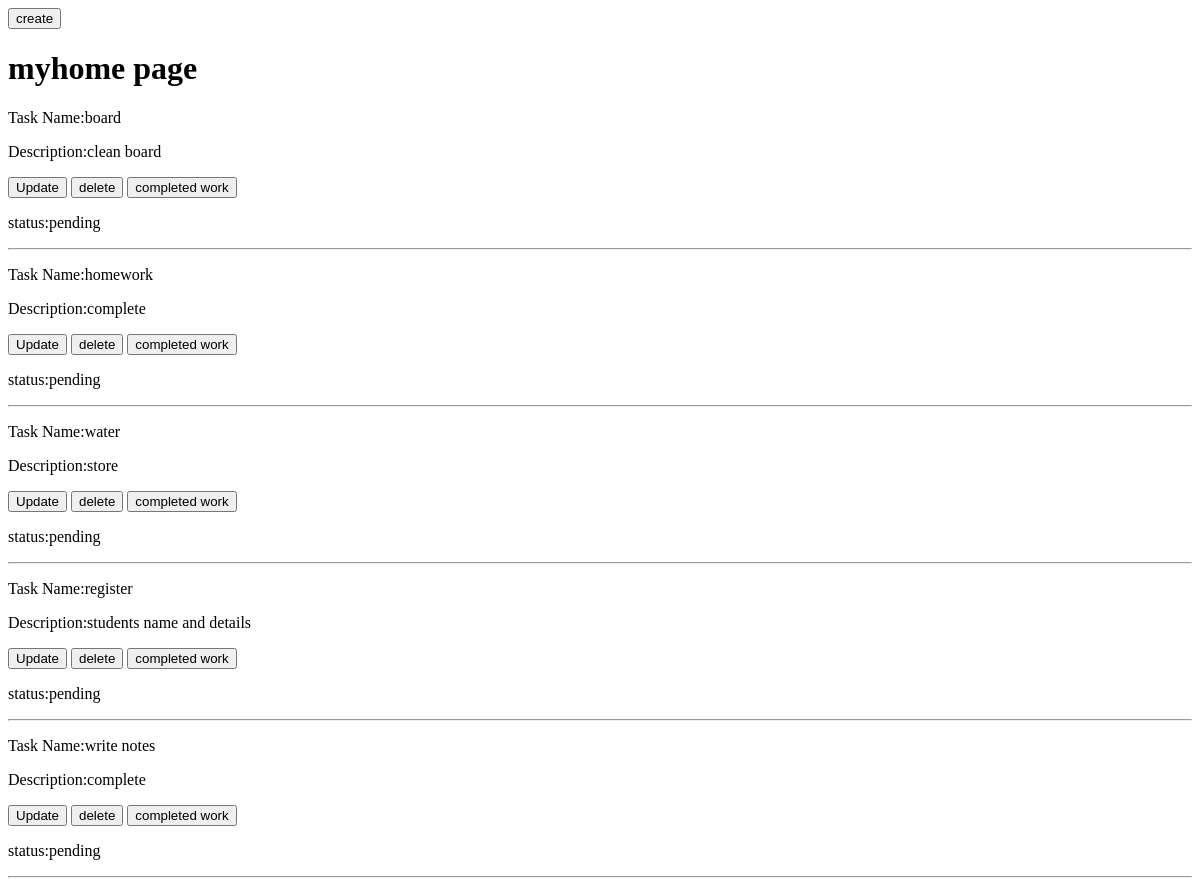
The app's page /, older data.
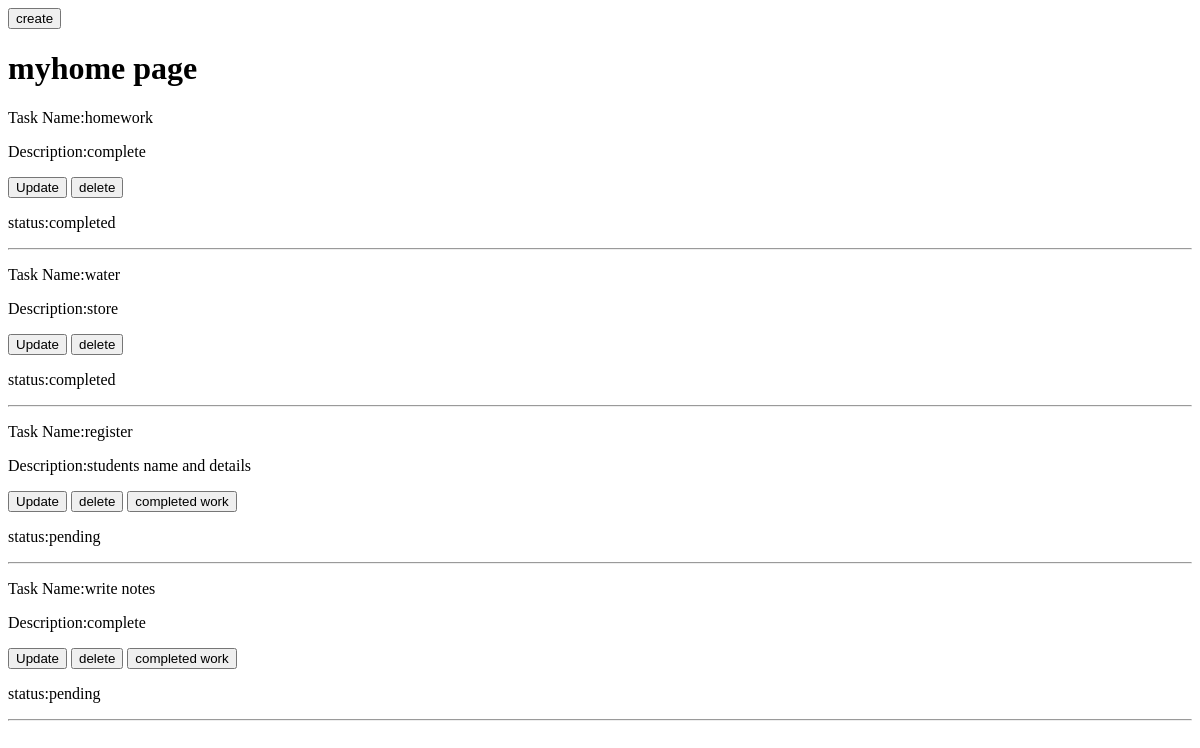
The same page, newer data.
### myapp/models.py (models this page shows, shortened)
class TaskList(models.Model):
    name = models.CharField(max_length=100)
    description = models.TextField()
    status = models.CharField(max_length=100,default="pending")

### myapp/views.py (the view)
# urls.py: 2. Add a URL to urlpatterns:  path('', views.home, name='home')
def home(request):
    data = TaskList.objects.all()
    return render(request,"home.html",{"dts":data})

### templates/home.html (shortened to what this page needs)
<!DOCTYPE html>
<html lang="en">
<head>
</head>
<body>
    <a href="create/"><button>create</button></a>
    <h1>myhome page</h1>
    {% for i in dts %}
    <p>Task Name:{{ i.name }}</p>
    <p>Description:{{ i.description }}</p>
    <a href="update/{{i.id}}/"><button>Update</button></a>
    <a href="delete/{{i.id}}/"><button>delete</button></a>
    {% if i.status == "pending" %}
    <a href="completedwork/{{i.id}}/"><button>completed work</button></a>
    {% endif %}
    <p>status:{{ i.status }}</p>
    <hr>
    {% endfor %}
</body>
</html>

Row changes from the older to the newer data that the page shows:
removed TaskList: name "board", description "clean board", status "pending"
changed TaskList "homework": status "pending" → "completed"; no longer shows "completed work"
changed TaskList "water": status "pending" → "completed"; no longer shows "completed work"
